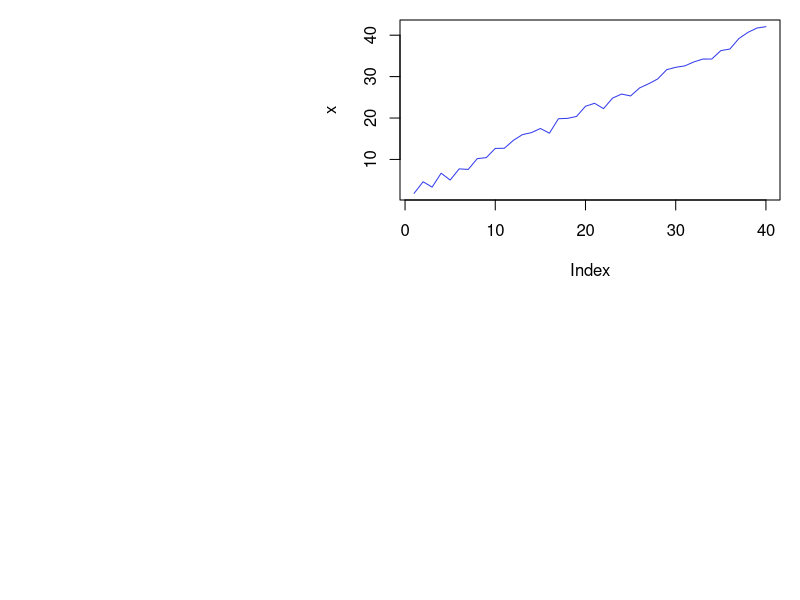
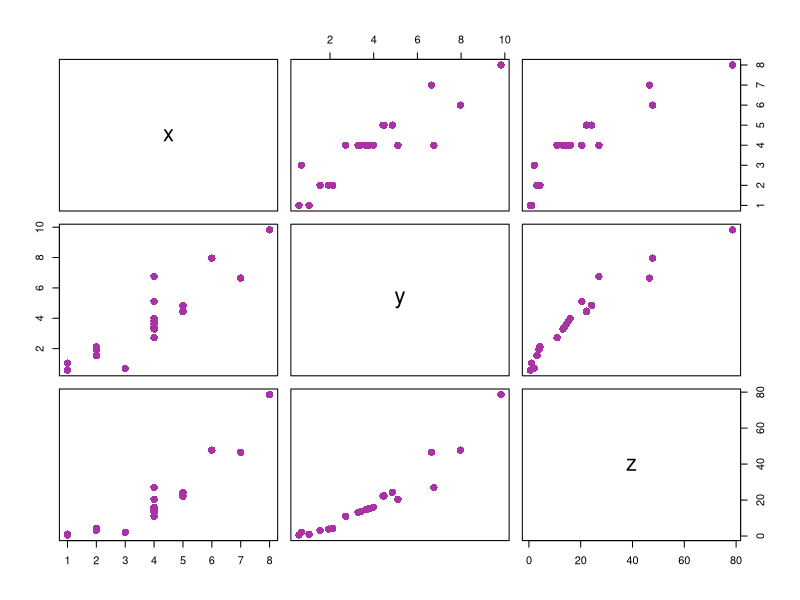

Generate these figures, in order, with R: (Note: this script raises an error after producing the figures.)

# S3 Class ##############################

# To create an object of this class we will create a list that will contain all class members. Then this
# list is passed to the class() method as an argument.
a <- list(name="Adam", Roll_no=15)
# Defining a class "Student"
class(a) <- "Student"
# Creation of object
a

# The generic functions are a good example of polymorphism. 
# To understand the concept of generic functions consider 
#the print() function. The print() function is a collection 
# of various print functions that are created for different
# data types and data structures in the R Programming 
# Language. It calls the appropriate function depending upon 
# the type of object passed as an argument

# Seeing different types of print function
methods(print)

# Now lets create generic function of our own
a = list(name="Adam", Roll_no=15)
class(a) = "Student"
print(a)
# Now lets print all our members in spacified format
print.Student <- function(obj){
  cat("name: ", obj$name, "\n")
  cat("Roll No: ", obj$Roll_no, "\n")
}
print(a)

# To view the S3 attributes
attributes(a)

# Add attributes
attr(a, "age") <- c(18)
attributes(a)


# Inheritance in S3 class
# Inheritance allows one class to derive the features and functionalities 
# of another class. The feature facilitates code resuability

# student function with argument
student <- function(n, r){
  value <- list(name=n, Roll_no=r)
  attr(value, "class") <- "student"
  value
}
print.student <- function(obj){
  cat("Name: ", obj$name, "\n")
  cat("Roll ", obj$Roll_no)
}
# inheritance is done while creating another class by doing class(obj) <- c(child, parent)
s <- list(name="Kesha", Roll_no=21, country="Bangladesh")
class(s) <- c("Student", "student")
s
# The following class overwrites the method for class student
print.student <- function(obj){
  cat(obj$name, "is from", obj$country, "\n")
}
s


# S4 class #####################
# S4 class has a predefined definition.
# this function contain auxiliary functions for defining methods and generics
# syntax: setClass("myClass", slots=list(name="character", Roll_no="numeric"))
# The new() function is used to create object of S4 class

setClass("Student", slots=list(name="character", Roll_no="numeric"))
a <- new("Student", name="Adam", Roll_no=20)
a

# Create S4 objects from generator function
# setClass() returns a generator function which helps in creating objects and it acts as a constructor
stud <- setClass("Student", slots=list(name="character", Roll_no="numeric"))
stud
stud(name="Adam", Roll_no=15)

# Inheritance in S4 class
# Define S4 class
setClass("student", 
         slots=list(name="character",
                    age="numeric", rno="numeric")
         )
# Define a function to display object details
setMethod("show", "student",
          function(obj){
            cat(obj@name, "\n")
            cat(obj@age, "\n")
            cat(obj@rno, "\n")
          })
# Inherit from student
setClass("InternationalStudent",
         slots=list(country="character"),
         contains="student")
# Rest of the attribute will inherited from student
s <- new("InternationalStudent", name="Adam",
         age=22, rno=15, country="Bangladesh")
show(s)


# Reference class ###################
# Reference class is an improvement over s4 class
library(methods)
# setRefClass returns a generator
movies <- setRefClass("movies", fields=list(
  name = "character", leadActor="character", rating="numeric"
))
movieList <- movies(name="Iron Man", leadActor="Robert downey Jr", rating = 7)
movieList


# Add method to our class
library(methods)
movies <- setRefClass("movies", fields=list(name="character", leadActor="character", 
                                            rating="numeric"), methods=list(
                                              increment_rating = function(){
                                                rating <<- rating + 1
                                              },
                                              decrement_rating = function(){
                                                rating <<- rating - 1
                                              }
                                            ))
movieList <- movies(name="Iron Man",
                    leadActor="Robert downey Jr", rating=7)
movieList$rating
movieList$increment_rating()
movieList$rating



# R objects ###################
# in R programming language there are 5 basic types of language

# 1: vectors
x <- c(1, 2, 3, 4, 5)
y <- c("a", "b", "c") 
z <- 5
print(class(x))
print(class(y))
print(class(z))

# 2: Lists
# List can contain heterogeneous data types such as vectors or another lists
ls <- list(c(1, 2, 3, 4), list("a", "b", "c"))
print(ls)
print(class(ls))

# 3: matrices
# 4: factors
# 5: Arrays
# 6: Data frames


# Encapsulation in R programming #############################################
# OOP has the following features:
    # Class
    # Object
    # Abstraction
    # Encapsulation
    # Polymorphism
    # Inheritnce

# While working with classes and dealing with sensitive data, implementing global variable to all the 
# variables used within the program code is not a good choice because then the chance of getting data
# tempered will increase. For this purpose OOP has the concept of Encapsulation. Encapsulation ensures
# the outside view of the object is clearly separated from the inside view of the object by hiding the
# implementation of operation and state from the interface which is available to all other objects

l <- list(name="GeeksForGeeks", state="Up", sector=136)
class(l) <- "info"
l

s <- list(country="Bangladesh", state="Sylhet", street_no.=110)
class(s) <- "address"
s



# Polymorphism ##################################
# R language is evolving and it implements parametric polymorphism, which means that methods in R refer
# to functions, not class.
plot
help("UseMethod")
methods(plot)
# X window system graphics
x11(width=15, height=13)
# The runif() function generates random deviates of the uniform distribution
x <- 3*runif(40) + (1:40)
par(mar=c(20, 20, 1, 1))
plot(x, type='l', col='#343deb')
z <- locator(1)

# Input is data frame
X11(width = 6, height = 6)
set.seed(280870)
x <- c(4, 3, 1, 2, 2, 4, 6, 4, 5, 5, 
       4, 4, 5, 4, 4, 8, 4, 1, 2, 7)
y <- x * rnorm(20, 1, 0.3)
z <- x * y
# Taking a data frame
df <- data.frame(x, y, z)
par(mar = c(0.1, 0.1, 0.1, 0.1))
# Using plot()
plot(df, col = '#a832a6', pch = 16, cex = 1.5)
z <- locator(1)

colors <- c("violet", "indigo", "blue", "green",
            "yellow", "orange", "red")
summary(colors)

state.region
# Provides summarised results under each region
summary(state.region) 
# As maxsum is given as 3, totally we should have 3 regions
# But here we have 4 regions and hence highest count region,
# next highest count region is displayed and the other 
# regions are clubbed under Other
summary(state.region, maxsum = 3)

# Creating generic method
display <- function(obj){
  UseMethod("print")
}
print.bank <- function(obj){
  cat("Name is ", obj$name, "\n")
  cat(obj$account_no, " is the Acc no of the holder", "\n")
  cat(obj$saving, " is the amount of saving in the account \n")
  cat(obj$withdrawn, " is the withdrawn amount\n")
}
x <- list(name="hasan", account_no=1234, saving=1500, withdraw=267)
class(x) <- "bank"
display <- function(obj){
  UseMethod("print")
}
display(x)




# Inheritance ###########################################
# Inheritance is one of the concept in OOP by which new classes can be derived from existing or base
# classes helping in re-usability of code.

# Inheritance in S3 class
student <- function(n, a, r){
  value <- list(name=n, age=a, rno=r)
  attr(value, "class") <- student
  value
}
print.student <- function(obj){
  cat(obj$name, "\n")
  cat(obj$age, "\n")
  cat(obj$rno, "\n")
}
s <- list(name="Kalam", age=21, rno=4, country="Bangladesh")
class(s) <- c("InternationalStudent", "student")
cat("The method print.student() is inherited:\n")
print(s)

# overwriting the print method
print.InternationalStudent <- function(obj){
  cat(obj$name, "is from", obj$country, "\n")
}
print(s)

#check inheritance
inherits(s, "student")


# Inheritance in S4 class
setClass("student", slots=list(
  name="character", age="numeric", rno="numeric"
))
setMethod("show", "student",
          function(obj){
            cat(obj@name, "\n")
            cat(obj@age, "\n")
            cat(obj@rno, "\n")
          })
#inherit from student
setClass("InternationalStudent", slots=list(country="character"), contains="student")

s <- new("InternationalStudent", name="Kalam", age=21, rno=96, country="Bangladesh")
show(s)


# Inheritance in Reference class
# Define class 
student <- setRefClass("student",        
                       fields = list(name = "character", 
                                     age = "numeric", rno = "numeric"), 
                       methods = list( 
                         inc_age <- function(x) { 
                           age <<- age + x 
                         }, 
                         dec_age <- function(x) { 
                           age <<- age - x 
                         } 
                       ) 
) 
# Inheriting from Reference class 
InternStudent <- setRefClass("InternStudent",  
                             fields = list(country = "character"),  
                             contains = "student", 
                             methods = list( 
                               dec_age <- function(x) { 
                                 if((age - x) < 0)  stop("Age cannot be negative") 
                                 age <<- age - x 
                               } 
                             )  
) 
# Create object 
s <- InternStudent(name = "Utkarsh", 
                   age = 21, rno = 96, country = "India") 
s$dec_age(5) 
s$age 

s$dec_age(20)  
s$age 




# Abstraction #############################
add_2 <- function(y){2+y}
add_2(1:10)

add_x <- function(x){
  function(y){ x+y }
}
add_2 <- add_x(2)
add_7 <- add_x(7)

for (i in 1:nboot){
  bootmeans[i] <- mean(sample(data, length(data), replace=TRUE))
}

make_container <- function(n){
  x <- numeric(n)
  i <- 1
  function(value=NULL){
    if(is.null(value)){
      return(x)
    }
    else{
      x[i] <<- value
      i <<- i+1
    }
  }
}
bootmeans <- make_container(nboot)
for(i in 1:nboot){
  bootmeans(mean(sample(data, length(data), replace=TRUE)))
}



# Looping over objects #################################
# One of the biggest issues with the "for" loop is its memeory consumption and its slowness in executing
# repetative task. And when its come to dealing with large data set and iterative over it, for loop 
# is not advised. R provides many alternatives to be applied to vectors for lopping operation that are
# pretty useful when working interactively on a command line. In this article we deal with apply()
# function and its vatiation: apply(), lapply(), sapply(), tapply(), mapply()

# apply():   Applies a function over the margins of an array or matrix
# lapply():  Apply a function over a list or vector 
# sapply():  Same as lapply() but with spacified result
# tapply():  Apply a function over a ragged array
# mapply():  Multivariate version of lapply()

# apply()
A = matrix(1:9, 3, 3)
print(A)
# Applying apply() over a row of matrix. Here margin 1 is for row
r = apply(A, 1, sum)
print(r)
# Applying apply() over a column of matrix. Here 2 is for column
c = apply(A, 2, sum)
print(c)

# lapply():
  # This function is used to apply a function over a list. It always return a list of the same length as
  # the input list
A = matrix(1:9, 3, 3)
B = matrix(10:18, 3, 3)
myList = list(A, B)
determinant = lapply(myList, det)
print(determinant)

# sapply()
# sapply(): This function is used to simplify the result of lapply(), if possible. Unlike lapply(), 
# the result is not always a list. The output varies in the following ways:-
  # If output is a list containing elements having length 1, then a vector is returned.
  # If output is a list where all the elements are vectors of same length(>1), then a matrix is returned.
  # If output contains elements which cannot be simplified or elements of different types, a list 
  # is returned.
A = list(a=1:5, b=6:10)
means = sapply(A, mean)
print(means)

# tapply():
  # This function is used to apply a function over a subset of vectors given by a combination of factors.
Id = c(1, 1, 1, 1, 2, 2, 2, 3, 3)
val = c(1, 2, 3, 4, 5, 6, 7, 8, 9)
result = tapply(val, Id, sum)
print(result)

# mapply():
  # It's a multivariate version of lapply(). This function can be used over several list simultaneously.
A = list(c(1, 2, 3, 4))
B = list(c(2, 5, 1, 6))
result = mapply(sum, A, B)
print(result)





# Creating, Listing and Deleting, Objects in memory #########################

# Listing object in memory
# numeric object
x = 5
# String object
name = "Jafrul"
# Vector object
vec1 = c(1, 2, 3)
vec2 = c("a", "b", "c")
# List object
listOfNumber = list( 
  "Numbers" = vec1, 
  "Characters" = vec2 
) 
# Data frame object 
myDataFrame = data.frame( 
  "Numbers" = vec1, 
  "Characters" = vec2 
) 
# Listing objects using object() 
print(objects()) 
# Listing objects using ls() 
print(ls()) 


# The code below returns all objects 
# whose name contains an v 
print(ls(pattern = "v")) 
# The code below returns all objects 
# whose name ends with "e" 
print(ls(pattern = "e$")) 


# Deleting object in memory
# Deleting object x using rm() 
rm(x) 
# Deleting object myDataFrame using remove() 
remove(myDataFrame) 
ls()

# Deleting All object in memory
rm(list=ls())
print(ls())




# S3 class ############################################
x <- c("female", "male", "male", "female")
class(x)
# Using the command class() to append the class of the vector
class(x) <- append(class(x), "Gender")
class(x)

age <- c(12, 10, 9)
e <- environment()
e
# setting the value of a variable
assign("age", 3, e)
ls()
# Getting the values of the variable
get("age", e)


# For creating S3 object there are two main steps:
    # Create a list with the required components
    # Then the class can be formed by command class(x) and a name should be assigned to this class
x <- list(name="Jafrul", account_no=1234, saving=1500, withdraw=234)
class(x) <- "bank"
x

# The S3 system in R language consists of three main components
    # Generic function, method, attributes
# The function print() is a generic function and hence is a collection of methods
methods(print)

# In the above long list there are important methods like print.factor(). When we print a factor through
# function print(), the call would automatically dispatch to print.factor()
# The class created as - bank, would search for a method named print.bank(), and since no such method 
# exists print.default() is used. 
# Generic functions have a default method which is used when no match is available

# Creating own method
x <- list(name="Jafrul", account_no=12345, saving=1200, withdraw=750)
class(x) <- "bank"
print.bank <- function(obj){
  cat("Name is ", obj$name, "\n")
  cat(obj$account_no, " is the account number of the holder\n")
  cat(obj$saving, " is the amount of saving the account \n")
  cat(obj$withdraw, " is the withdrawn amount")
}
x




# Explicit coercion in R programming #################################
# Coercing of an object from one type of class to another is known as explicit coercion
# Normally whatever is converted implicitly is referred to as coercion and if converted explicitly then it
# is known as casting. Conversion signifies both types- coercion and casting
x <- c(0, 1, 0, 3)
class(x)
# Converting it to integer type 
as.numeric(x) 
# Converting it to double type 
as.double(x) 
# Converting it to logical type 
as.logical(x) 
# Converting it to a list 
as.list(x) 
# Converting it to complex numbers 
as.complex(x) 




# R6 classes
# In OOP of R language, encapsulation means binding of the data and methods inside a class. 
# dplyr and shiny package use R6 classes
library(R6)

Queue <- R6Class("Queue",
                 
                 # public member of the class that can be accessed by object
                 public = list(
                   
                   # Constructor/ Initializer
                   initialize = function(...)
                   {
                     private$elements = list()
                   },
                   
                   # Add to the queue
                   enqueue = function(num)
                   {
                     private$elements = append(private$elements, num)
                   },
                   
                   # Remove from queue
                   dequeue = function()
                   {
                     if(self$size()==0)
                       stop("Queue is empty")
                     element <- private$elements[[1]]
                     private$elements <- private$elements[-1]
                     element
                   },
                   
                   # Get the size of elements
                   size = function()
                   {
                     length(private$elements)
                   }),
                 
                 private = list(
                   # queue list
                   elements = list()
                  )
                 )
# Create an object
QueueObject = Queue$new()
QueueObject$enqueue(2)
QueueObject$enqueue(5)
QueueObject$dequeue()
QueueObject$dequeue()


# The following example is a demonstration of Inheritance in R6 classes by creating another class 
# childQueue that inherits the class Queue.
childQueue <- R6Class("childQueue",
                      # inherit queue class which is super class
                      inherit = Queue,
                      
                      public = list(
                        initialize = function(...)
                        {
                          private$elements <- list(...)
                        },
                        size = function()
                        {
                          # super is used to access methods from super class
                          super$size()
                        }
                      )
                      )
childQueueObject <- childQueue$new()
childQueueObject$enqueue(2)
childQueueObject$enqueue(3)
childQueueObject$dequeue()
childQueueObject$dequeue()
childQueueObject$dequeue()




# Getting attribute of Objects
# attribute() function in R is used to get all attributes of data. 
# This function is also used to set new attribute of data

info = data.frame(iris)
# Load info set that you want to work on
data(info) 
# Print first 6 rows of info set data                                            
head(info)                                                
# Apply attributes function
attributes(info) 


# Set different column names
# retain dataframe class
attributes_list <- list(names = c('Sepal.Length' ,'Sepal.Width' ,
                                  'Petal.Length', 'Petal.Width',
                                  'Species'),
                        class = "data.frame",
                        row.names= c("NA","NA","NA","NA"))

# New attributes from list added to info database
attributes(info) <- attributes_list
attributes(info)

# attr() will return specific data, but this function needs precise information about the data.
data(info) 
# Apply attr() function
attr(x = info, which = "names")



# Get or set names of elements of an object #############################

x <- c(1, 2, 3, 4, 5) 
# Assigning names using names() function 
names(x) <- c("gfg1", "gfg2", "gfg3", "gfg4", "gfg5") 
# Printing name vector that is assigned  
names(x) 
# Printing updated vector 
print(x) 

library(datasets)  
# Importing dataset  
head(airquality)  
# Calling names() function to get names 
names(airquality)




# Get the minimum element of an object #####################

x1 <- c(1, 2, 3, 4, 5, 6, 7, 8, 9) 
x2 <- c(4, 2, 8, NA, 11) 
# Finding minimum element 
min(x1) 
min(x2, na.rm = FALSE) 
min(x2, na.rm = TRUE)

arr = array(2:13, dim = c(2, 3, 2))  
print(arr) 
# Using min() function 
min(arr) 
